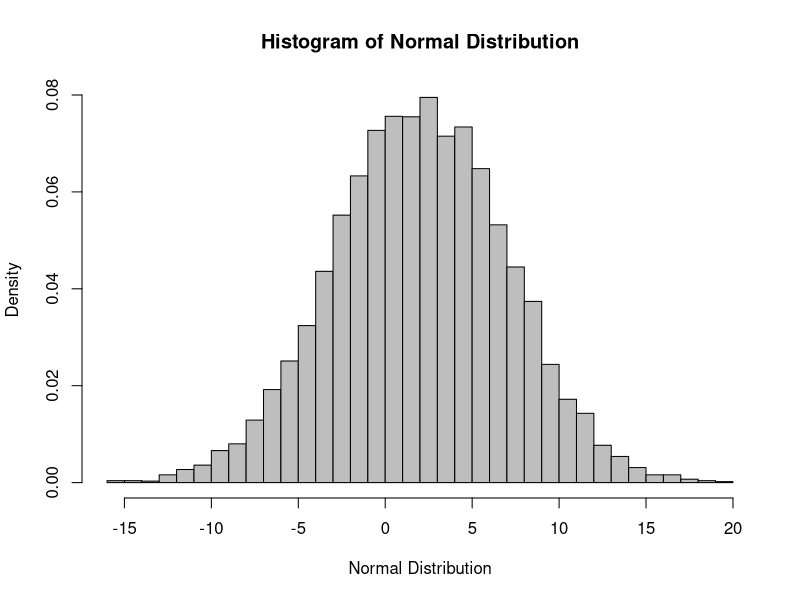
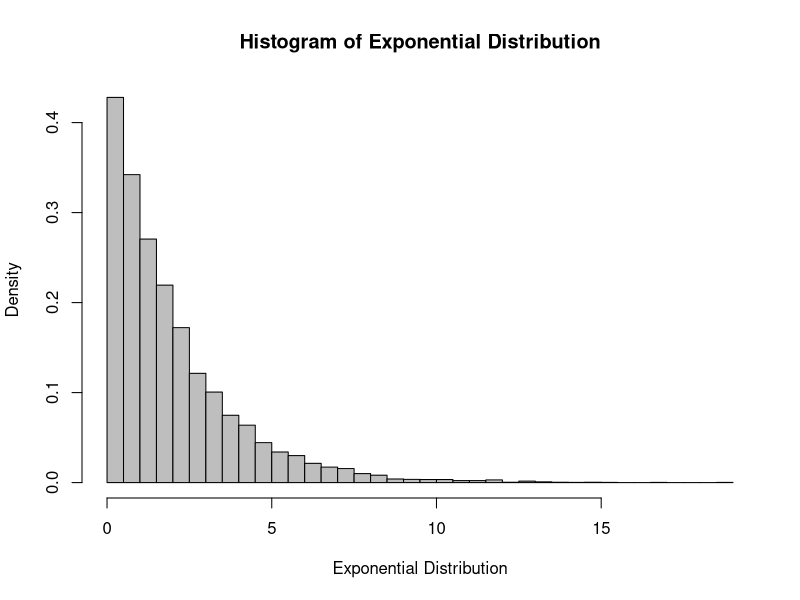

The R source for these figures, in order:

### QUESTION 1 ###
# Simulate 2 samples of size n of independent random variables, normal and exponential respectively, 
# having the same mean and variance

n = 10000 # number of simulations
mu = 2 # mean of normal distribution
sd = 5 # standard deviation of normal distribution
lambda_exp = 1/mu

set.seed(124)

data_norm = rnorm(n, mu, sd)          # generating random numbers from normal distribution
data_exp = rexp(n,lambda_exp)          # generating random numbers from exponential distribution

hist(data_norm, 
     main = "Histogram of Normal Distribution", 
     xlab = "Normal Distribution",
     col="grey",
     breaks=50,
     prob = TRUE)

hist(data_exp, 
     main = "Histogram of Exponential Distribution", 
     xlab = "Exponential Distribution",
     col="grey",
     breaks=50,
     prob = TRUE)

### QUESTION 2 ###
# Simulate the probability density function of the exponential sample for n = 5, 50, 500, 5000, 10000
# What do you observe for the empirical mean ?

lambda = 10
n_list = c(5, 50 , 500, 5000, 10000)

